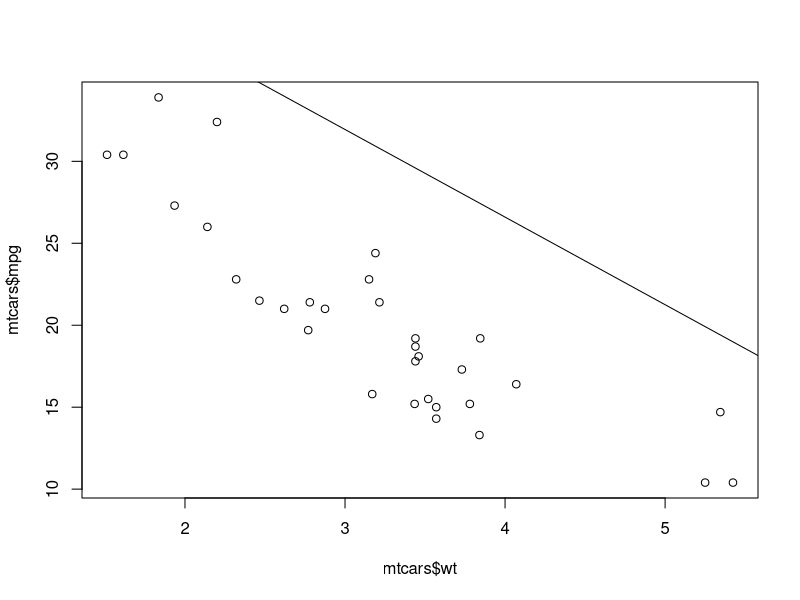

Recreate this plot in R.
#regression
#quiz one

x <- c(0.18, -1.54, 0.42, 0.95)

w <- c(2, 1, 3, 1)

c <- c(0.1471,0.0025,0.30,1.077)

sum(w*x)/sum(w)

#============
x <- c(0.8, 0.47, 0.51, 0.73, 0.36, 0.58, 0.57, 0.85, 0.44, 0.42)
y <- c(1.39, 0.72, 1.55, 0.48, 1.19, -1.59, 1.23, -0.65, 1.49, 0.05)

lm(y~x-1)

#===========
data(mtcars)
str(mtcars)
lm(mpg~wt,data=mtcars)

#=====
1.5/0.4
1.5*0.4

#======
x <- c(8.58, 10.46, 9.01, 9.64, 8.86)
scale(x,center=T,scale=T)

#======
x <- c(0.8, 0.47, 0.51, 0.73, 0.36, 0.58, 0.57, 0.85, 0.44, 0.42)
y <- c(1.39, 0.72, 1.55, 0.48, 1.19, -1.59, 1.23, -0.65, 1.49, 0.05)

lm(y~x)
#========
x <- c(0.8, 0.47, 0.51, 0.73, 0.36, 0.58, 0.57, 0.85, 0.44, 0.42)
mean(x)


#<<<<<<< HEAD
#============
x <- c(0.61, 0.93, 0.83, 0.35, 0.54, 0.16, 0.91, 0.62, 0.62)
y <- c(0.67, 0.84, 0.6, 0.18, 0.85, 0.47, 1.1, 0.65, 0.36)
fit <-lm(y~x)
summary(fit)
summary(fit)$sigma^0.5
sd(summary(fit)$res)

#========
data(mtcars)
str(mtcars)
mtfit <- lm(mpg ~ I(wt+2),data=mtcars)
plot(mtcars$wt,mtcars$mpg)
abline(mtfit)

summary(mtfit)$r.sq

mean(mtcars$wt)

predict(mtfit,data.frame(wt=mean(mtcars$wt)),interval="confidence")
predict(mtfit,data.frame(wt=3),interval="prediction")
mtfit <- lm(mpg ~ I(wt/2),data=mtcars)
summary(mtfit)$coef

#=======
#===========

x <- c(0.61, 0.93, 0.83, 0.35, 0.54, 0.16, 0.91, 0.62, 0.62)
y <- c(0.67, 0.84, 0.6, 0.18, 0.85, 0.47, 1.1, 0.65, 0.36)
fit <- lm(y~x)
summary(fit)


data(mtcars)
str(mtcars)
fit <- lm(mpg~factor(cyl)+wt,data=mtcars)
fit2 <- lm(mpg~factor(cyl),data=mtcars)
summary(fit)
summary(fit2)
fit3 <- lm(mpg~factor(cyl)+wt+factor(cyl)*wt,data=mtcars)
summary(fit3)

anova(fit,fit3)

x <- c(0.586, 0.166, -0.042, -0.614, 11.72)
y <- c(0.549, -0.026, -0.127, -0.751, 1.344)
fit4 <- lm(y~x)
summary(fit4)
hatvalues(fit4)
dfbeta(fit4) 

x <- c(0.586, 0.166, -0.042, -0.614, 11.72)
y <- c(0.549, -0.026, -0.127, -0.751, 1.344)

fit5 <- lm(y~x)

dfbetas(fit5) 
#>>>>>>> f12f3692336de653fa1ba7bbf0a1e79e7ec098ca
